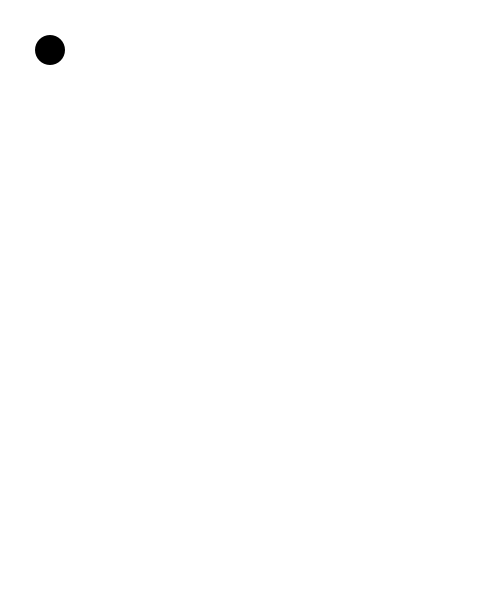
Frame 1 (no input)
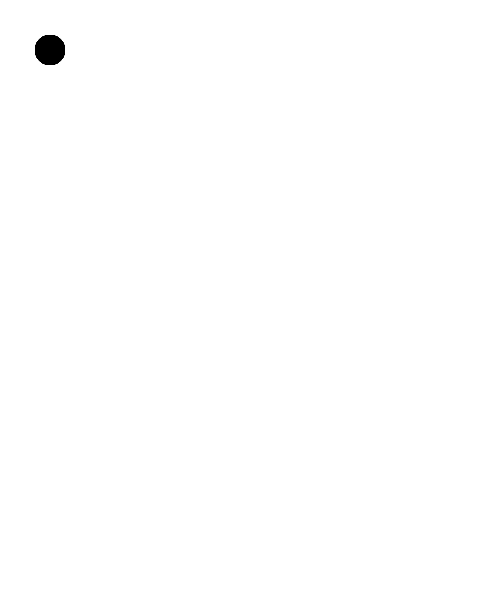
Frame 60 (the mouse pressed at the canvas centre just before this capture)
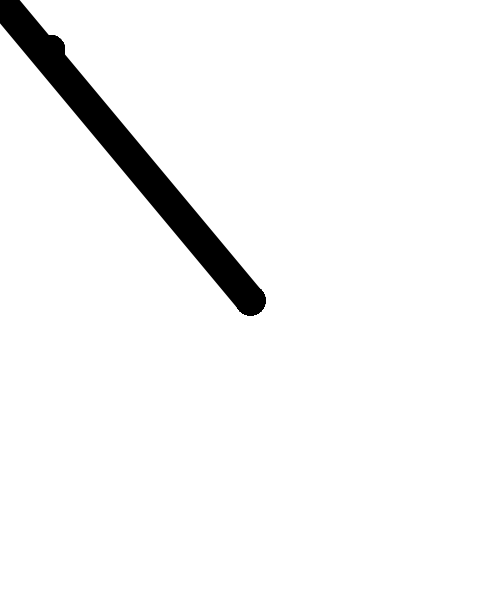
Frame 120 (the mouse held since frame 60 and released just before this capture)

The Processing sketch that drew these frames (run headless with seeded random() and noise(); from frame 60 on, the mouse is pressed at the canvas centre):

// Processing sketch: day2_05_drawingTool_done
// ── day2_05_drawingTool_done.pde
float x, y;
float r, g, b;
float size = 30; // declare and initialize at the same time!

boolean state = true; // true or false

void setup() {
  size(500, 600);
  background(255);
  x = width/2;
  y = height/2;
  r = 0;
  g = 0;
  b = 0;
}

void draw() {
  //background(255);
  // void mousePressed() { } // WRONG!

  noStroke();
  fill(r, g, b);
  ellipse(50, 50, size, size);
  
  // Pink! environment variables given from Processing
  // there are two useful boolean variables
  
  // mousePressed, keyPressed
  
  // Don't be confused between mousePressed and mousePressed()
  // mousePressed   = variable
  // mousePressed() = function
  
  if ( mousePressed ) {
    noStroke();
    //fill(r, g, b);
    //ellipse( mouseX, mouseY, size, size );
    strokeWeight(size);
    stroke(r, g, b);
    line(pmouseX, pmouseY, mouseX, mouseY); // (x1, y1, x2, y2)
  }
}

void keyPressed() {
  println( key );
  // char = ' ';  single quotation mark

  // if ( expression ) { code }
  // if ( conditions ) { do something!!! }

  // == equal to
  // >= greater than and equal to
  // <= less than and equal to
  // >  greater than
  // <  less than

  // && AND e.g. (condition && condition) 
  // || OR  e.g. (condition || condition)

  if (key == ' ') {
    background(255);
  } else if (key == 'r' || key == 'R') {
    r = 255;
    g = 0;
    b = 0;
  } else if (key == 'g' || key == 'G') {
    r = 0;
    g = 255;
    b = 0;
  } else if (key == 'b' || key == 'B') {
    r = 0;
    g = 0;
    b = 255;
  } else {
    r = random(255);
    g = random(255);
    b = random(255);
  }

  // change the size with arrow keys
  if (keyCode == UP) {
    size = size + 1;
  } else if (keyCode == DOWN) {
    size = size - 1;
  }
}

//void mousePressed() {
//  r = random(255);
//  g = random(255);
//  b = random(255);
//}
